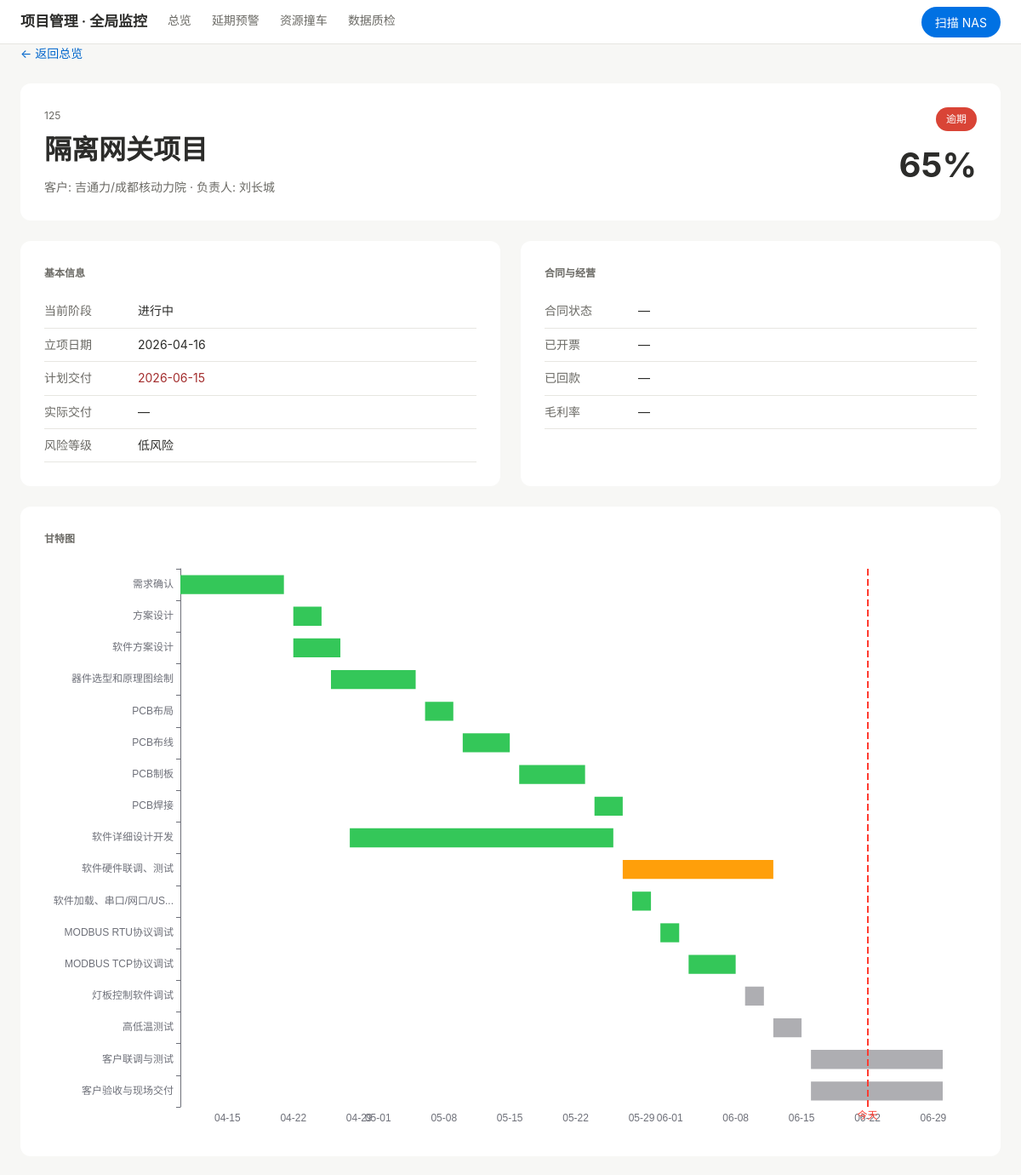
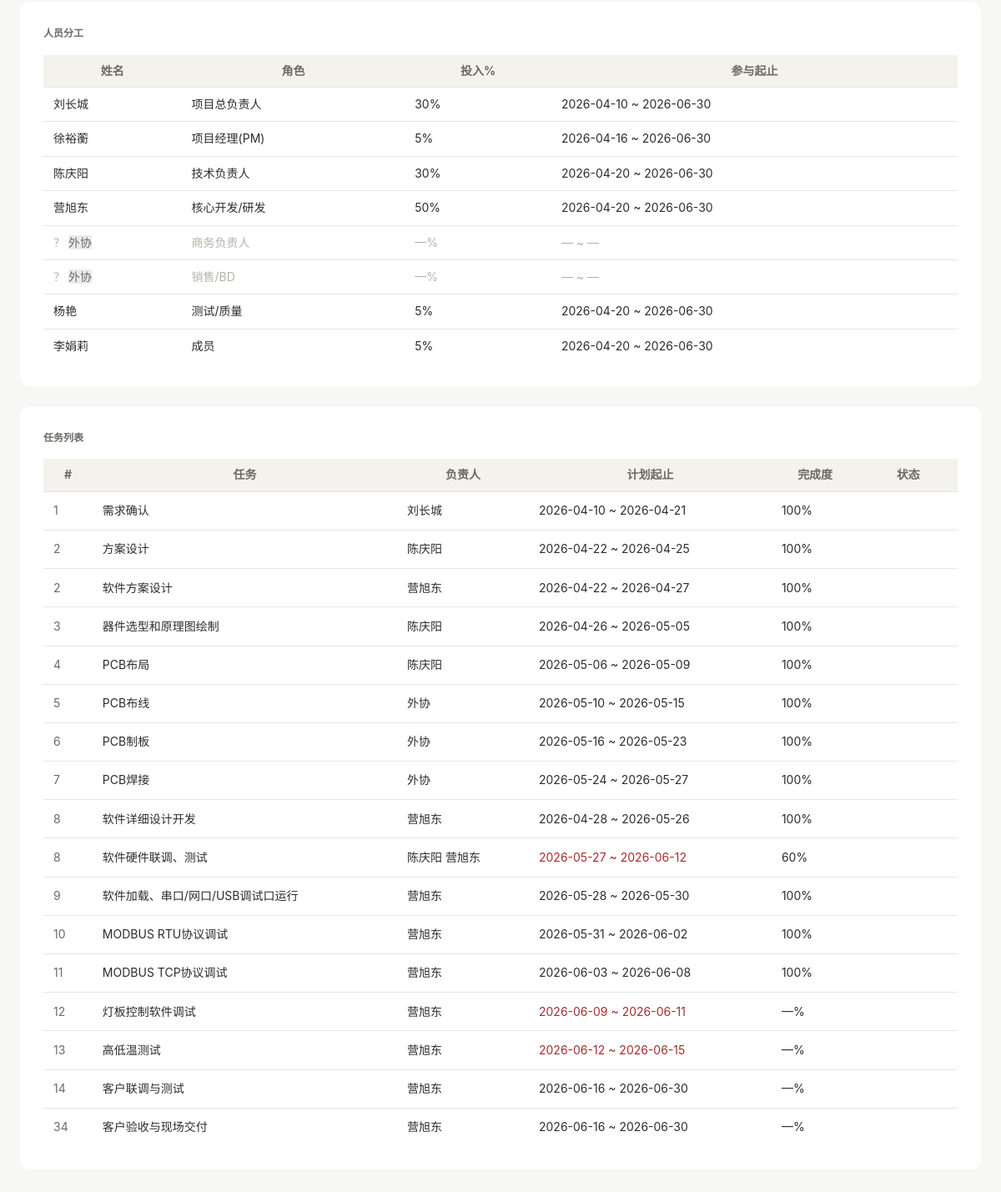
Screenshot of /project/125 with the database file from the repository (2 pictures, top to bottom).
### tables this page shows
CREATE TABLE snapshot (
    biz_id              TEXT NOT NULL,
    snap_date           TEXT NOT NULL,
    project_name        TEXT,
    biz_type            TEXT,
    stage_status        TEXT,
    customer            TEXT,
    customer_industry   TEXT,
    description         TEXT,
    deliverables        TEXT,
    setup_date          TEXT,
    plan_deliver_date   TEXT,
    actual_deliver_date TEXT,
    progress_pct        REAL,
    risk_level          TEXT,
    risk_desc           TEXT,
    current_issue       TEXT,
    contract_status     TEXT,
    contract_no         TEXT,
    contract_amount     REAL,
    invoiced_amount     REAL,
    received_amount     REAL,
    gross_margin_pct    REAL,
    owner_name          TEXT,
    pm_name             TEXT,
    last_update_date    TEXT,
    form_status         TEXT,
    source_filename     TEXT,
    ingested_at         TEXT,
    PRIMARY KEY (biz_id, snap_date)
);

CREATE TABLE snapshot_member (
    biz_id        TEXT NOT NULL,
    snap_date     TEXT NOT NULL,
    row_idx       INTEGER NOT NULL,
    name          TEXT,
    emp_id        TEXT,
    role          TEXT,
    task_desc     TEXT,
    join_start    TEXT,
    join_end      TEXT,
    workload_pct  REAL,
    progress_note TEXT,
    eval          TEXT,
    note          TEXT,
    is_external   INTEGER DEFAULT 0,
    PRIMARY KEY (biz_id, snap_date, row_idx)
);

CREATE TABLE snapshot_task (
    biz_id       TEXT NOT NULL,
    snap_date    TEXT NOT NULL,
    row_idx      INTEGER NOT NULL,
    seq          TEXT,
    task_name    TEXT,
    owner        TEXT,
    plan_start   TEXT,
    plan_end     TEXT,
    actual_start TEXT,
    progress_pct REAL,
    status       TEXT,
    note         TEXT,
    PRIMARY KEY (biz_id, snap_date, row_idx)
);

### app/web/routes.py (the view)
@router.get("/project/{biz_id}", response_class=HTMLResponse)
async def project_detail(request: Request, biz_id: str):
    db_path = get_db_path()
    detail = get_project_detail(biz_id, db_path)
    if detail is None:
        raise HTTPException(status_code=404, detail="项目不存在")
    today = date.today()
    enriched = build_project_detail(detail, detail.get("members", []), detail.get("tasks", []), today)
    return _render(request, "detail.html", {"project": enriched})

### app/web/templates/detail.html (shortened to what this page needs)
{% extends "base.html" %}
{% block content %}
<a href="/" class="back-link">← 返回总览</a>
<div class="card-panel mb-6">
  <div class="flex items-start justify-between">
    <div>
      <div class="t12 fg-2">{{ project.biz_id }}</div>
      <h1 class="t32 fw7 mt-1">{{ project.project_name }}</h1>
      <div class="t14 fg-2 mt-2">
        {% if project.customer %}客户: {{ project.customer }} · {% endif %}
        负责人: {{ project.owner_name or '—' }}
      </div>
    </div>
    <div class="text-right">
      {% if project.delayed %}<span class="pill pill-red">逾期</span>{% endif %}
      <div class="detail-pct mt-2">{{ (project.progress_pct|int) if project.progress_pct else '—' }}%</div>
    </div>
  </div>
</div>
<div class="grid-2 mb-6">
  <div class="info-panel">
    <h3>基本信息</h3>
    <dl>
      <div class="dl-row"><dt>当前阶段</dt><dd>{{ project.stage_status or '—' }}</dd></div>
      <div class="dl-row"><dt>立项日期</dt><dd>{{ project.setup_date or '—' }}</dd></div>
      <div class="dl-row"><dt>计划交付</dt><dd class="{{ "fg-danger" if project.delayed }}">{{ project.plan_deliver_date or '—' }}</dd></div>
      <div class="dl-row"><dt>实际交付</dt><dd>{{ project.actual_deliver_date or '—' }}</dd></div>
      <div class="dl-row"><dt>风险等级</dt><dd>{{ project.risk_level or '—' }}</dd></div>
    </dl>
  </div>
  <div class="info-panel">
    <h3>合同与经营</h3>
    <dl>
      <div class="dl-row"><dt>合同状态</dt><dd>{{ project.contract_status or '—' }}</dd></div>
      <div class="dl-row"><dt>已开票</dt><dd>{{ project.invoiced_amount or '—' }}</dd></div>
      <div class="dl-row"><dt>已回款</dt><dd>{{ project.received_amount or '—' }}</dd></div>
      <div class="dl-row"><dt>毛利率</dt><dd>{{ project.gross_margin_pct or '—' }}</dd></div>
    </dl>
  </div>
</div>
<div class="info-panel mb-6">
  <h3>甘特图</h3>
  <div id="gantt" style="height:{{ project.tasks|length * 36 + 60 }}px"></div>
</div>
<div class="info-panel mb-6">
  <h3>人员分工</h3>
  <table class="t14">
    <thead class="bg-thead fg-2"><tr><th class="py-2 px-4">姓名</th><th class="py-2 px-4">角色</th><th class="py-2 px-4">投入%</th><th class="py-2 px-4">参与起止</th></tr></thead>
    <tbody>
    {% for m in project.members %}
    <tr class="table-row-sm {{ 'fg-gray' if m.is_external }}">
      <td class="py-2 px-4">{{ m.name or '—' }}{% if m.is_external %} <span class="badge-sm badge-gray">外协</span>{% endif %}</td>
      <td class="py-2 px-4">{{ m.role or '—' }}</td>
      <td class="py-2 px-4">{{ (m.workload_pct|int) if m.workload_pct else '—' }}%</td>
      <td class="py-2 px-4">{{ m.join_start or '—' }} ~ {{ m.join_end or '—' }}</td>
    </tr>
    {% endfor %}
    </tbody>
  </table>
</div>
<div class="info-panel">
  <h3 class="t12 fg-2 mb-4">任务列表</h3>
  <table class="t14">
    <thead class="bg-thead fg-2"><tr><th class="py-2 px-2">#</th><th class="py-2 px-4">任务</th><th class="py-2 px-4">负责人</th><th class="py-2 px-4">计划起止</th><th class="py-2 px-4">完成度</th><th class="py-2 px-4">状态</th></tr></thead>
    <tbody>
    {% for t in project.tasks %}
    <tr class="table-row-sm">
      <td class="td-id">{{ t.seq or '—' }}</td>
      <td class="py-2 px-4">{{ t.task_name }}</td>
      <td class="py-2 px-4">{{ t.owner or '—' }}</td>
      <td class="{{ 'fg-danger' if t.plan_end and t.plan_end < project.gantt_domain.today and t.status and t.status not in ['已完成','完成'] and (t.progress_pct or 0) < 100 }}">{{ t.plan_start or '—' }} ~ {{ t.plan_end or '—' }}</td>
      <td class="py-2 px-4">{{ (t.progress_pct|int) if t.progress_pct else '—' }}%</td>
      <td class="py-2 px-4"><span class="pill" {{ 'pill-green' if t.bar_color=='done' else 'pill-amber' if t.bar_color=='doing' else 'pill-gray' }}">{{ t.status or '未开始' }}</span></td>
    </tr>
    {% endfor %}
    </tbody>
  </table>
</div>
{% endblock %}
{% block scripts %}
<script>
fetch('/api/gantt/{{ project.biz_id }}').then(r=>r.json()).then(data=>{
  const tasks=data.tasks, d=data.domain
  const chart=echarts.init(document.getElementById('gantt'))
  const cats=Object.fromEntries(tasks.map((t,i)=>[t.name,i]))
  const series=tasks.map(t=>({
    type:'custom',name:t.name,renderItem:(p,api)=>{
      const cat=api.value(0), start=new Date(api.value(1)), end=new Date(api.value(2))
      const x0=api.coord([start,cat])[0], x1=api.coord([end,cat])[0]
      const y=api.coord([start,cat])[1], h=api.size([0,1])[1]*0.6
      return {type:'rect',shape:{x:x0,y:y-h/2,width:Math.max(x1-x0,4),height:h},style:{fill:t.color,stroke:'transparent',borderRadius:3}}
    },data:[{name:t.name,value:[t.name,t.plan_start||t.actual_start,t.plan_end||t.plan_start]}],encode:{x:[1,2],y:0},itemStyle:{color:t.color}
  }))
  chart.setOption({
    tooltip:{trigger:'axis'},grid:{left:160,right:40,top:10,bottom:30},xAxis:{type:'time',min:d.start,max:d.end,axisLabel:{formatter:'{MM}-{dd}'}},yAxis:{type:'category',data:tasks.map(t=>t.name),inverse:true,axisLabel:{width:150,overflow:'truncate'}},
    series:[...series,{type:'line',markLine:{silent:true,symbol:'none',lineStyle:{color:'#ff3b30',type:'dashed',width:2},label:{formatter:'今天',color:'#ff3b30',fontSize:12},data:[{xAxis:d.today}]},data:[]}]
  })
})
</script>
{% endblock %}

### app/web/static/app.css (style rules this page uses)
:root { --bg: #f7f7f5; --surface: #ffffff; --line: #e7e6e1; --line2: #d6d5cf; --text: #2c2c2a; --text2: #6b6a65; --text3: #9a988f; --danger: #a32d2d; --danger-bg: #fcebeb; --warn: #854f0b; --warn-bg: #faeeda; --ok: #0f6e56; --ok-bg: #e1f5ee; --green: #1d9e75; --amber: #ef9f27; --gray: #b4b2a9; --blue: #0071e3; --blue-link: #0066cc; --radius: 8px; --radius-lg: 12px; --font: -apple-system, BlinkMacSystemFont, "Segoe UI", "PingFang SC", "Microsoft YaHei", sans-serif; }
*, *::before, *::after { box-sizing: border-box; margin: 0; padding: 0; }
body { font-family: var(--font); font-size: 14px; line-height: 1.6; background: var(--bg); color: var(--text); -webkit-font-smoothing: antialiased; }
a { color: var(--blue-link); text-decoration: none; }
.t12 { font-size: 12px; }
.t14 { font-size: 14px; }
.t32 { font-size: 32px; }
.fw7 { font-weight: 700; }
.fg-2 { color: var(--text2); }
.fg-danger { color: var(--danger); }
.fg-gray { color: var(--gray); }
.flex { display: flex; }
.items-start { align-items: flex-start; }
.justify-between { justify-content: space-between; }
.grid-2 { display: grid; grid-template-columns: 1fr 1fr; gap: 24px; }
.text-right { text-align: right; }
.mb-4 { margin-bottom: 16px; }
.mb-6 { margin-bottom: 24px; }
.mt-1 { margin-top: 4px; }
.mt-2 { margin-top: 8px; }
.px-2 { padding-left: 8px; padding-right: 8px; }
.px-4 { padding-left: 16px; padding-right: 16px; }
.py-2 { padding-top: 8px; padding-bottom: 8px; }
.bg-thead { background: #f3f2ec; }
.card-panel { background: var(--surface); border-radius: var(--radius-lg); padding: 28px; }
table { border-collapse: collapse; width: 100%; }
.table-row-sm td { border-top: 1px solid var(--line); padding: 9px 12px; font-size: 14px; }
.td-id { color: var(--text2); }
.badge-gray { background: #ebebeb; color: var(--text2); }
.pill { display: inline-block; padding: 4px 12px; border-radius: 999px; font-size: 12px; font-weight: 500; color: #fff; }
.pill-red { background: #d94436; }
.back-link { font-size: 14px; color: var(--blue-link); text-decoration: none; margin-bottom: 24px; display: inline-block; }
.detail-pct { font-size: 40px; font-weight: 700; margin-top: 8px; }
.dl-row { display: flex; padding: 8px 0; border-bottom: 1px solid var(--line); font-size: 14px; }
.dl-row dt { width: 110px; color: var(--text2); flex-shrink: 0; }
.dl-row dd { flex: 1; }
.info-panel { background: var(--surface); border-radius: var(--radius-lg); padding: 28px; }
.info-panel h3 { font-size: 12px; color: var(--text2); margin-bottom: 16px; }

### rows the page displays
snapshot: biz_id "125", project_name "隔离网关项目", customer "吉通力/成都核动力院", owner_name "刘长城", progress_pct "65", stage_status "进行中", setup_date "2026-04-16", plan_deliver_date "2026-06-15", risk_level "低风险"
snapshot_member: name "刘长城", role "项目总负责人", workload_pct "30", join_start "2026-04-10", join_end "2026-06-30"
snapshot_member: name "徐裕蘅", role "项目经理(PM)", workload_pct "5", join_start "2026-04-16", join_end "2026-06-30"
snapshot_member: name "陈庆阳", role "技术负责人", workload_pct "30", join_start "2026-04-20", join_end "2026-06-30"
snapshot_member: name "营旭东", role "核心开发/研发", workload_pct "50", join_start "2026-04-20", join_end "2026-06-30"
snapshot_member: name "？", is_external "外协", role "商务负责人", workload_pct "—", join_start "—", join_end "—"
snapshot_member: name "？", is_external "外协", role "销售/BD", workload_pct "—", join_start "—", join_end "—"
snapshot_member: name "杨艳", role "测试/质量", workload_pct "5", join_start "2026-04-20", join_end "2026-06-30"
snapshot_member: name "李娟莉", role "成员", workload_pct "5", join_start "2026-04-20", join_end "2026-06-30"
snapshot_task: seq "1", task_name "需求确认", owner "刘长城", plan_start "2026-04-10", plan_end "2026-04-21", progress_pct "100"
snapshot_task: seq "2", task_name "方案设计", owner "陈庆阳", plan_start "2026-04-22", plan_end "2026-04-25", progress_pct "100"
snapshot_task: seq "2", task_name "软件方案设计", owner "营旭东", plan_start "2026-04-22", plan_end "2026-04-27", progress_pct "100"
snapshot_task: seq "3", task_name "器件选型和原理图绘制", owner "陈庆阳", plan_start "2026-04-26", plan_end "2026-05-05", progress_pct "100"
snapshot_task: seq "4", task_name "PCB布局", owner "陈庆阳", plan_start "2026-05-06", plan_end "2026-05-09", progress_pct "100"
snapshot_task: seq "5", task_name "PCB布线", owner "外协", plan_start "2026-05-10", plan_end "2026-05-15", progress_pct "100"
snapshot_task: seq "6", task_name "PCB制板", owner "外协", plan_start "2026-05-16", plan_end "2026-05-23", progress_pct "100"
snapshot_task: seq "7", task_name "PCB焊接", owner "外协", plan_start "2026-05-24", plan_end "2026-05-27", progress_pct "100"
snapshot_task: seq "8", task_name "软件详细设计开发", owner "营旭东", plan_start "2026-04-28", plan_end "2026-05-26", progress_pct "100"
snapshot_task: seq "8", task_name "软件硬件联调、测试", owner "陈庆阳 营旭东", plan_start "2026-05-27", plan_end "2026-06-12", progress_pct "60"
snapshot_task: seq "9", task_name "软件加载、串口/网口/USB调试口运行", owner "营旭东", plan_start "2026-05-28", plan_end "2026-05-30", progress_pct "100"
snapshot_task: seq "10", task_name "MODBUS RTU协议调试", owner "营旭东", plan_start "2026-05-31", plan_end "2026-06-02", progress_pct "100"
snapshot_task: seq "11", task_name "MODBUS TCP协议调试", owner "营旭东", plan_start "2026-06-03", plan_end "2026-06-08", progress_pct "100"
snapshot_task: seq "12", task_name "灯板控制软件调试", owner "营旭东", plan_start "2026-06-09", plan_end "2026-06-11", progress_pct "—"
snapshot_task: seq "13", task_name "高低温测试", owner "营旭东", plan_start "2026-06-12", plan_end "2026-06-15", progress_pct "—"
snapshot_task: seq "14", task_name "客户联调与测试", owner "营旭东", plan_start "2026-06-16", plan_end "2026-06-30", progress_pct "—"
snapshot_task: seq "34", task_name "客户验收与现场交付", owner "营旭东", plan_start "2026-06-16", plan_end "2026-06-30", progress_pct "—"

### other values shown
{{ project.actual_deliver_date or '—' }} "—"
{{ project.contract_status or '—' }} "—"
{{ project.invoiced_amount or '—' }} "—"
{{ project.received_amount or '—' }} "—"
{{ project.gross_margin_pct or '—' }} "—"
